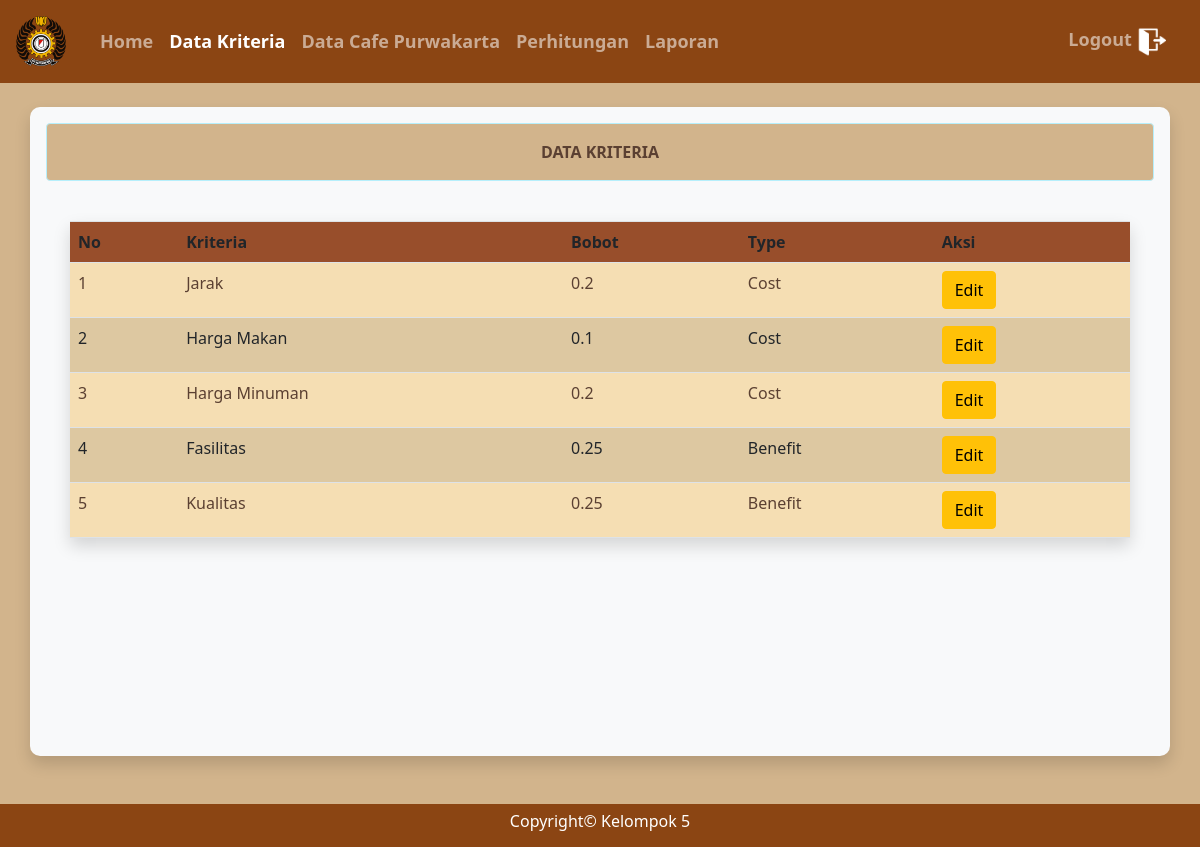
The app's page /admin/data_kriteria.php (signed in) with its own data.
### tables this page shows
CREATE TABLE `kriteria` (
  `id_kriteria` int NOT NULL,
  `kriteria` varchar(80) NOT NULL,
  `bobot` varchar(25) NOT NULL,
  `type` varchar(25) NOT NULL
);

### functions.php (called while the page is built, shortened)
<?php
$con = mysqli_connect("localhost", "root", "", "moora");
function tampilkriteria($query)
{
    global $con;
    $data = mysqli_query($con, $query);
    $rows = [];
    while ($row = mysqli_fetch_assoc($data)) {
        $rows[] = $row;
    }
    return $rows;
}
?>

### admin/data_kriteria.php (the view, shortened to what this page needs)
  <?php
  require '../functions.php';
  $current_page = basename($_SERVER['PHP_SELF']);
  $data_kriteria = tampilkriteria("SELECT * FROM kriteria");
  ?>
  <!doctype html>
    <html lang="en">
    <head>
      <link rel="stylesheet" type="text/css" href="../bootstrap/css/bootstrap.min.css">
      <link href="https://cdn.jsdelivr.net/npm/bootstrap@5.1.1/dist/css/bootstrap.min.css" rel="stylesheet">
  </head>
  <body>
    <nav class="navbar navbar-expand-lg navbar-dark" style="background-color: #8B4513;">
      <a class="navbar-brand" href="#"><img src="../img/stt.png" width="50"></a>
      <div class="collapse navbar-collapse" id="navbarNavAltMarkup">
        <div class="navbar-nav" style="margin: 10px;">
          <a class="nav-link <?= $current_page == 'index.php' ? 'active' : '' ?>" href="index.php">
            <font size="4"><b>Home</b></font>
          </a>
          <a class="nav-link <?= $current_page == 'data_kriteria.php' ? 'active' : '' ?>" href="data_kriteria.php">
            <font size="4"><b>Data Kriteria</b></font>
          </a>
          <a class="nav-link <?= $current_page == 'cafe.php' ? 'active' : '' ?>" href="cafe.php">
            <font size="4"><b>Data Cafe Purwakarta</b></font>
          </a>
          <a class="nav-link <?= $current_page == 'data_cafe.php' ? 'active' : '' ?>" href="data_cafe.php">
            <font size="4"><b>Perhitungan</b></font>
          </a>
          <a class="nav-link <?= $current_page == 'laporan.php' ? 'active' : '' ?>" href="laporan.php">
            <font size="4"><b>Laporan</b></font>
          </a>
        </div>
        <div class="navbar-nav ms-auto" style="margin: 10px;">
          <a class="log nav-link" href="../logout.php">
            <font size="4"><b>Logout</b></font>
            <img src="../img/logout.png" width="30">
          </a>
        </div>
      </div>
    </nav>
    <br>
    <div class="container bg-light shadow p-3 mb-5">
      <div class="alert alert-info">
        <center><b>DATA KRITERIA</b></center>
      </div>
      <div class="table-responsive p-4">
        <table class="table table-striped shadow">
          <tr class="bg-info">
            <th>No</th>
            <th>Kriteria</th>
            <th>Bobot</th>
            <th>Type</th>
            <th>Aksi</th>
          </tr>
          <?php $i = 1; ?>
          <?php foreach ($data_kriteria as $data) { ?>
            <tr>
              <td><?= $i++; ?></td>
              <td><?= $data['kriteria']; ?></td>
              <td><?= $data['bobot']; ?></td>
              <td><?= $data['type']; ?></td>
              <td><a href="edit_kriteria.php?id_kriteria=<?= $data['id_kriteria']; ?>" class="btn btn-warning">Edit</a></td>
            </tr>
          <?php } ?>
        </table>
      </div>
    </div>
    <div class="col-md-12 bg-primary">
      <div class="copyright">
        <h6>Copyright&copy; Kelompok 5</h6>
      </div>
    </div>
</body>
</html>

### admin/data_kriteria.php (style rules this page uses)
body { background-color: #D2B48C; background-image: url(../img/galeri/poto.jpg); background-size: cover; }
.container { min-height: calc(100vh - 211px - -60px); background-color: #D2B48C; padding: 20px; border-radius: 10px; }
.col-md-12.bg-primary { padding: 8px; background-color: #8B4513 !important; }
.copyright { text-align: center; color: #fff; }
.alert-info { background-color: #D2B48C; color: #5B4032; }
.navbar { background-color: #8B4513; }
.navbar-brand, .navbar-nav .nav-link { color: #5B4032; }
.navbar-nav .active { color: #ffff !important; }
.table-striped { background-color: #F5DEB3; }
.table th, .table td { color: #5B4032; }
.table th { background-color: #A0522D; color: white; }

### records on screen
kriteria: kriteria "Jarak", bobot "0.2", type "Cost"
kriteria: kriteria "Harga Makan", bobot "0.1", type "Cost"
kriteria: kriteria "Harga Minuman", bobot "0.2", type "Cost"
kriteria: kriteria "Fasilitas", bobot "0.25", type "Benefit"
kriteria: kriteria "Kualitas", bobot "0.25", type "Benefit"
